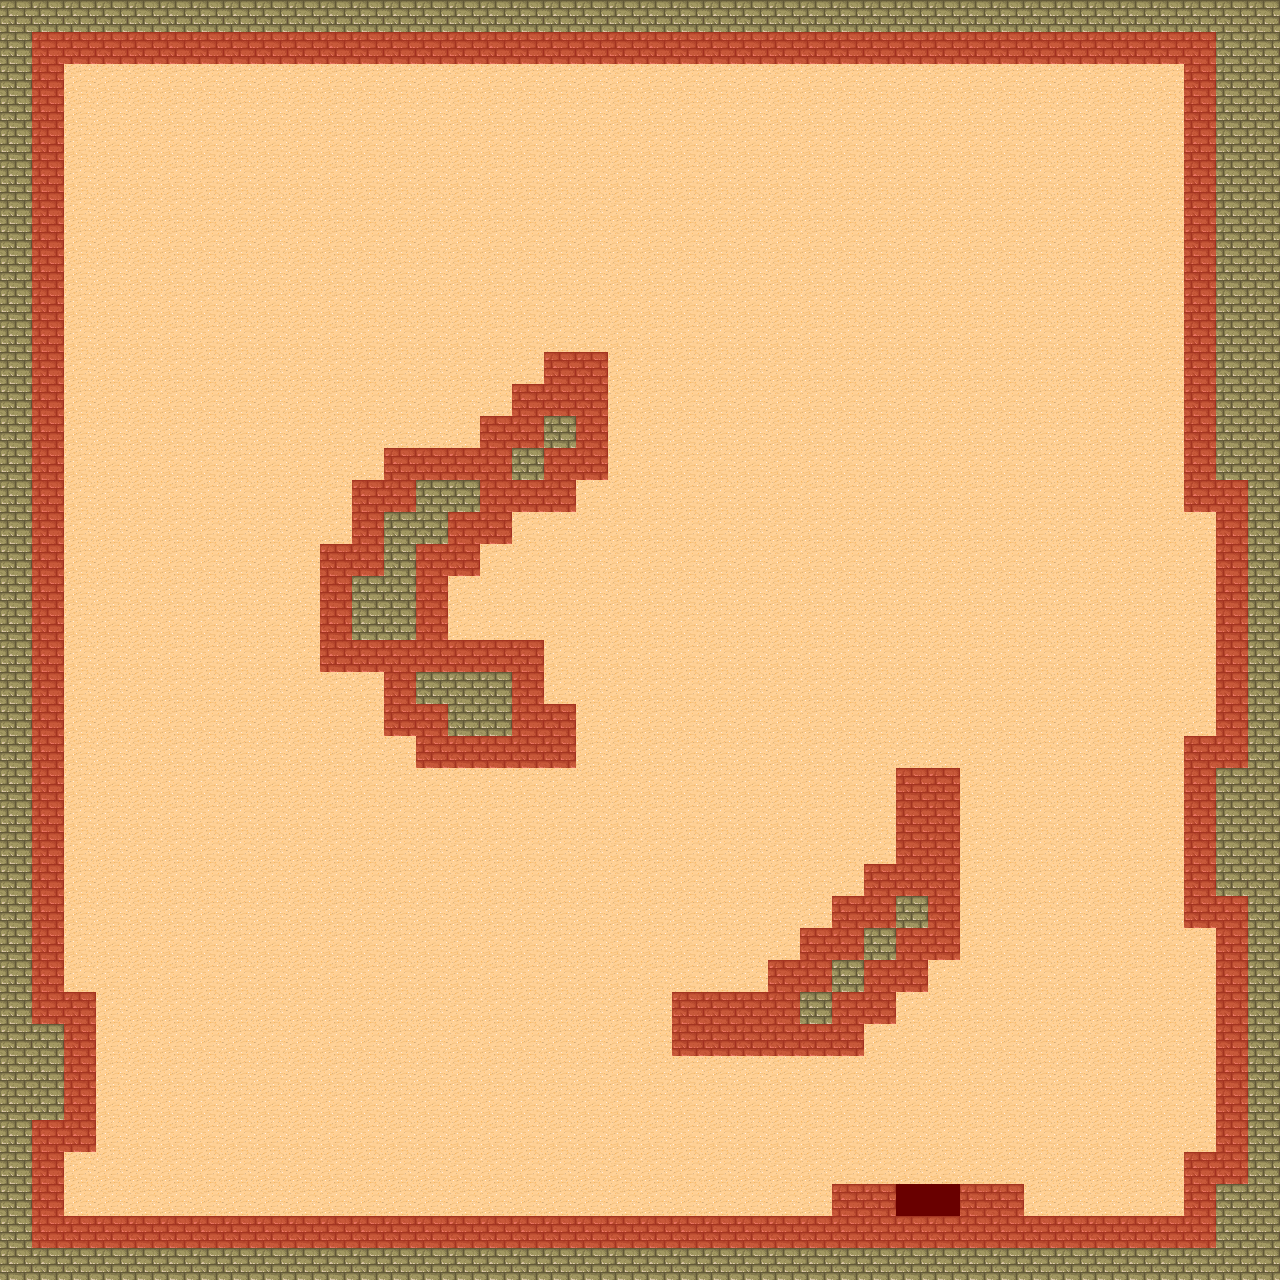

Below is a game level as drawn by its tile map, then a one-line description and the .tmx that defines it (tile-layer data replaced by summaries):
An orthogonal 40x40 tile map with 32x32 px tiles, 2 tile layers (Map, Navigation), 2 tilesets and 36 objects (3x Enemy, Player).

<map version="1.10" tiledversion="1.11.2" orientation="orthogonal" renderorder="right-down" compressionlevel="0" width="40" height="40" tilewidth="32" tileheight="32" infinite="0" nextlayerid="7" nextobjectid="37">
 <tileset firstgid="1" name="tmw_desert_spacing" tilewidth="32" tileheight="32" spacing="1" margin="1" tilecount="48" columns="8">
  <image source="../Tilesets/tmw_desert_spacing.png" width="265" height="199" />
 </tileset>
 <tileset firstgid="49" name="MapMetadata" tilewidth="32" tileheight="32" spacing="1" margin="1" tilecount="2" columns="2">
  <image source="../Tilesets/MapMetadata.png" width="67" height="34" />
 </tileset>
 <layer id="1" name="Map" width="40" height="40">
  <properties>
   <property name="Draw" type="bool" value="true" />
  </properties>
  <data>[1600 cells, 1600 non-empty, 3 distinct tile ids]</data>
 </layer>
 <layer id="2" name="Navigation" width="40" height="40">
  <properties>
   <property name="Draw" type="bool" value="false" />
   <property name="Navigation" type="bool" value="true" />
  </properties>
  <data>[1600 cells, 236 non-empty, 1 distinct tile ids]</data>
 </layer>
 <objectgroup id="3" name="Collision">
  <properties>
   <property name="Collision" type="bool" value="true" />
   <property name="Draw" type="bool" value="false" />
  </properties>
  <object id="1" x="0" y="0" width="64" height="1280" />
  <object id="2" x="64" y="1216" width="1152" height="64" />
  <object id="3" x="1216" y="0" width="64" height="1280" />
  <object id="4" x="64" y="0" width="1152" height="64" />
  <object id="5" x="1184" y="64" width="32" height="448" />
  <object id="6" x="1184" y="736" width="32" height="192" />
  <object id="7" x="960" y="1184" width="64" height="32" />
  <object id="8" x="832" y="1184" width="64" height="32" />
  <object id="9" x="64" y="992" width="32" height="160" />
  <object id="10" x="1184" y="1152" width="32" height="64" />
  <object id="11" x="896" y="768" width="64" height="192" />
  <object id="12" x="672" y="992" width="192" height="64" />
  <object id="13" x="544" y="352" width="64" height="128" />
  <object id="14" x="416" y="704" width="160" height="64" />
  <object id="15" x="320" y="544" width="128" height="128" />
  <object id="16" x="768" y="960" width="160" height="32" />
  <object id="17" x="864" y="992" width="32" height="32" />
  <object id="18" x="864" y="864" width="32" height="96" />
  <object id="19" x="800" y="928" width="64" height="32" />
  <object id="20" x="832" y="896" width="32" height="32" />
  <object id="21" x="448" y="640" width="96" height="64" />
  <object id="22" x="384" y="672" width="64" height="32" />
  <object id="23" x="384" y="704" width="32" height="32" />
  <object id="24" x="448" y="544" width="32" height="32" />
  <object id="25" x="352" y="480" width="160" height="64" />
  <object id="26" x="512" y="480" width="64" />
  <object id="27" x="384" y="448" width="160" height="32" />
  <object id="28" x="512" y="384" width="32" height="64" />
  <object id="29" x="480" y="416" width="32" height="32" />
  <object id="31" x="512" y="480" width="64" height="32" />
 </objectgroup>
 <objectgroup id="4" name="Teleport">
  <object id="30" x="896" y="1184" width="64" height="32">
   <properties>
    <property name="targetMap" value="Restaurant.tmx" />
   </properties>
  </object>
 </objectgroup>
 <objectgroup id="6" name="Checkpoints">
  <object id="36" x="896" y="1152" width="64" height="32" />
 </objectgroup>
 <objectgroup id="5" name="Entities">
  <object id="32" name="Player" type="Player" x="928" y="1184">
   <properties>
    <property name="CorneliusJoined" type="bool" value="false" />
    <property name="WizardJoined" type="bool" value="false" />
    <property name="magicPoints" type="int" value="50" />
   </properties>
   <point />
  </object>
  <object id="33" name="Enemy5" type="Enemy" x="192" y="160">
   <properties>
    <property name="Enemy_ID" type="int" value="5" />
    <property name="active" type="bool" value="true" />
    <property name="fight_ID" type="int" value="3" />
    <property name="texturePath" value="Assets/Maps/Tilesets/x.png" />
   </properties>
   <point />
  </object>
  <object id="34" name="Enemy6" type="Enemy" x="1056" y="320">
   <properties>
    <property name="Enemy_ID" type="int" value="6" />
    <property name="active" type="bool" value="true" />
    <property name="fight_ID" type="int" value="3" />
    <property name="texturePath" value="Assets/Maps/Tilesets/x.png" />
   </properties>
   <point />
  </object>
  <object id="35" name="Enemy7" type="Enemy" x="192" y="896">
   <properties>
    <property name="Enemy_ID" type="int" value="7" />
    <property name="active" type="bool" value="true" />
    <property name="fight_ID" type="int" value="3" />
    <property name="texturePath" value="Assets/Maps/Tilesets/x.png" />
   </properties>
   <point />
  </object>
 </objectgroup>
</map>
